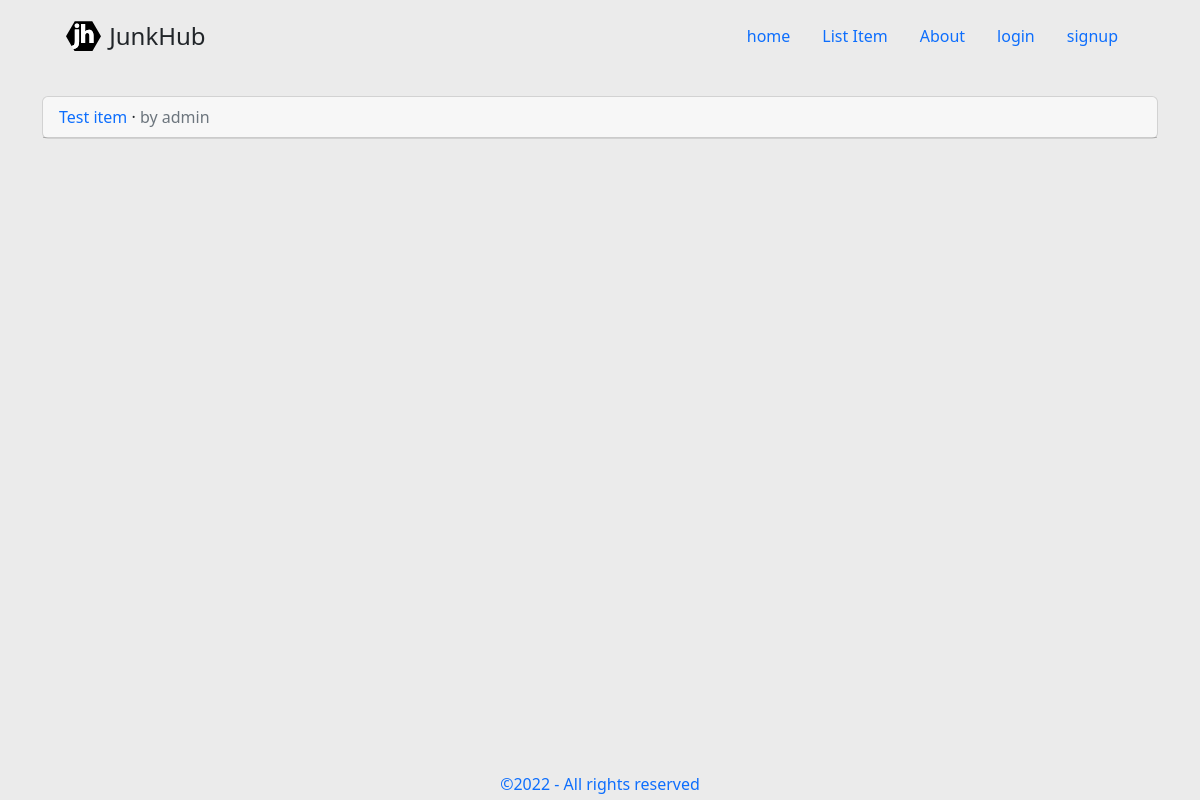
The app's page /, older data.
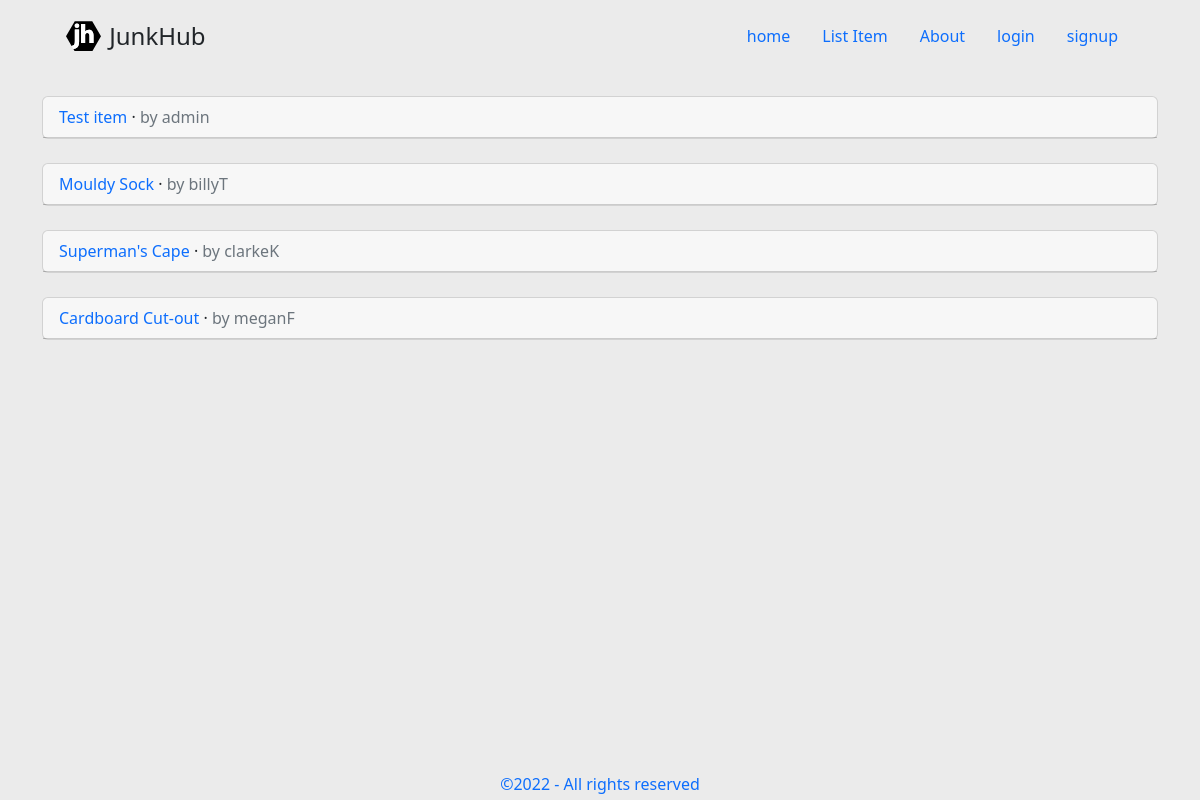
The same page, newer data.
### home/models.py (models this page shows, shortened)
class Item(models.Model):
    CONDITION_CHOICES = [
        ("Brand new condition", "New"),
        ("Near new condition well looked after", "Good"),
        ("Average condition", "OK"),
        ("Poor condition old and well worn", "Bad"),
    ]
    title = models.CharField(max_length=50)
    description = models.TextField(max_length=255)
    price = models.DecimalField(max_digits=6, decimal_places=2)
    condition = models.CharField(choices=CONDITION_CHOICES, max_length=100)
    user = models.ForeignKey(
        settings.AUTH_USER_MODEL,
        on_delete=models.CASCADE,
    )

### accounts/models.py (models this page shows)
class CustomUser(AbstractUser):
    first_name = models.CharField(max_length=50)
    last_name = models.CharField(max_length=50, blank=True, null=True)
    phone_regex = RegexValidator(regex=r'^\+?1?\d{6,15}$', message="Phone number must be entered in the format: '+64'. Up to 15 digits allowed.")
    phone_number = models.CharField(validators=[phone_regex], max_length=17, blank=True) # validators should be a list

### home/views.py (the view)
# urls.py: path("", ItemListView.as_view(), name="home"),
class ItemListView(ListView):
    model = Item
    template_name = "home/home.html"

### home/templates/home/home.html (shortened to what this page needs)
{% extends "home/base.html" %}
{%block content %}
<div class="cards">
    {% for item in item_list %}
    <div class="card mt-4">
        <div class="card-header">
            <span class="font-weight-bold">
                <a href="{% url 'item_detail' item.pk %}"> {{ item.title }} </a>
            </span>
            &middot;
            <span class="text-muted"> by {{ item.user }} </span>
        </div>
    </div>
    {%endfor%}
</div>{%endblock content%}

### home/templates/home/base.html (shortened to what this page needs)
{% load static %}
<!DOCTYPE html>
<html lang="en">
  <head>
    <link
      href="https://cdn.jsdelivr.net/npm/bootstrap@5.2.0-beta1/dist/css/bootstrap.min.css"
      rel="stylesheet"
    />
    <link rel="stylesheet" href="{% static 'css/main.css' %}" />
  </head>
  <body>
    <div class="container">
      <header class="d-flex flex-wrap justify-content-center py-3">
        <a
          href="{% url 'home' %}"
          class="d-flex align-items-center mb-3 mb-md-0 me-md-auto text-dark text-decoration-none"
        >
          <img
            id="logo"
            src="{% static 'images/junkhub-logo.svg' %}"
            alt="logo"
          />
          <span class="fs-4">JunkHub</span>
        </a>
        <ul class="nav nav-pills">
          <li class="nav-item">
            <a href="{% url 'home' %}" class="nav-link" aria-current="page"
              >home</a
            >
          </li>
          <li class="nav-item">
            <a href="{% url 'item_new' %}" class="nav-link">List Item</a>
          </li>
          <li class="nav-item">
            <a href="{% url 'about' %}" class="nav-link">About</a>
          </li>
          {% if user.is_authenticated %}
          <li class="nav-item">
            <a href="{% url 'profile' user.pk %}" class="nav-link">Profile</a>
          </li>
          <li class="nav-item">
            <a href="{% url 'logout' %}" class="nav-link">logout</a>
          </li>
          {% else %}
          <li class="nav-item">
            <a href="{% url 'login' %}" class="nav-link">login</a>
          </li>
          <li class="nav-item">
            <a href="{% url 'signup' %}" class="nav-link">signup</a>
          </li>
          {% endif %}
        </ul>
      </header>
    </div>
    <div class="container-md">{% block content %}{% endblock content %}</div>
  <footer>
    <div>&copy;2022 - All rights reserved </div>
  </footer>
  </body>
</html>

### static/css/main.css (style rules this page uses)
body { background-color: #ebebeb; margin-bottom: 4rem; }
a { text-decoration: none; }
img#logo { width: 2.2em; margin-right: 0.5em; }
header { display: flex; flex-direction: row; gap: 10px; justify-content: space-between; padding: 1.5rem; }
footer { position: fixed; display: grid; place-items: center; justify-content: center; left: 0; bottom: 0; width: 100%; height: 2rem; }
footer div { display: inline-block; color: #0d6efd; }

Row changes from the older to the newer data that the page shows:
added Item: title "Mouldy Sock", user "billyT"
added Item: title "Superman's Cape", user "clarkeK"
added Item: title "Cardboard Cut-out", user "meganF"
